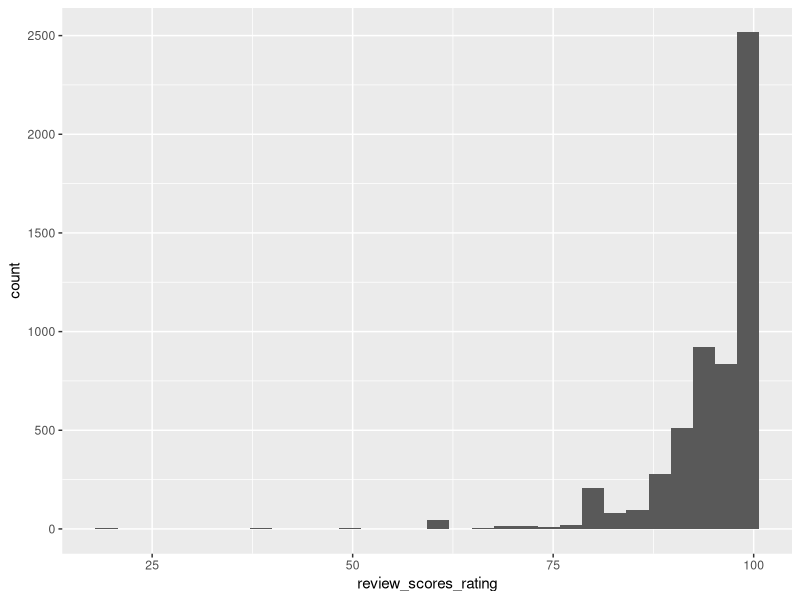
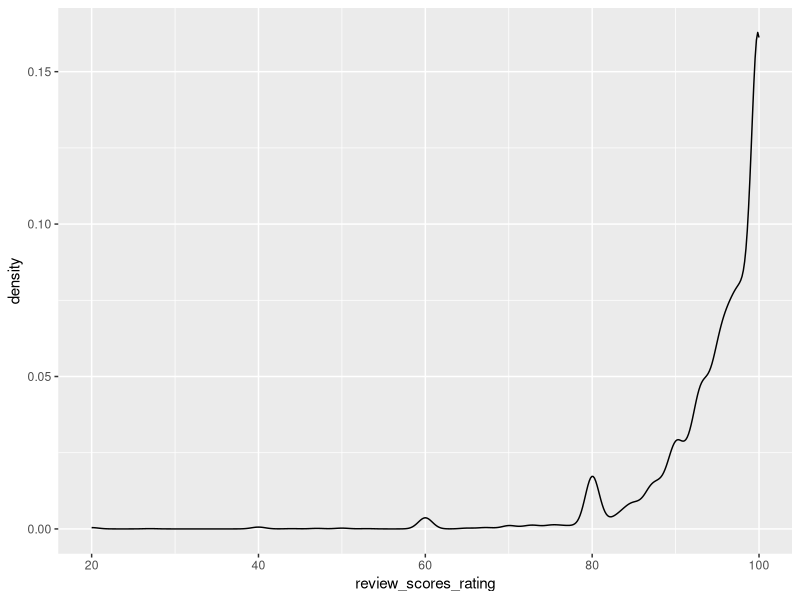
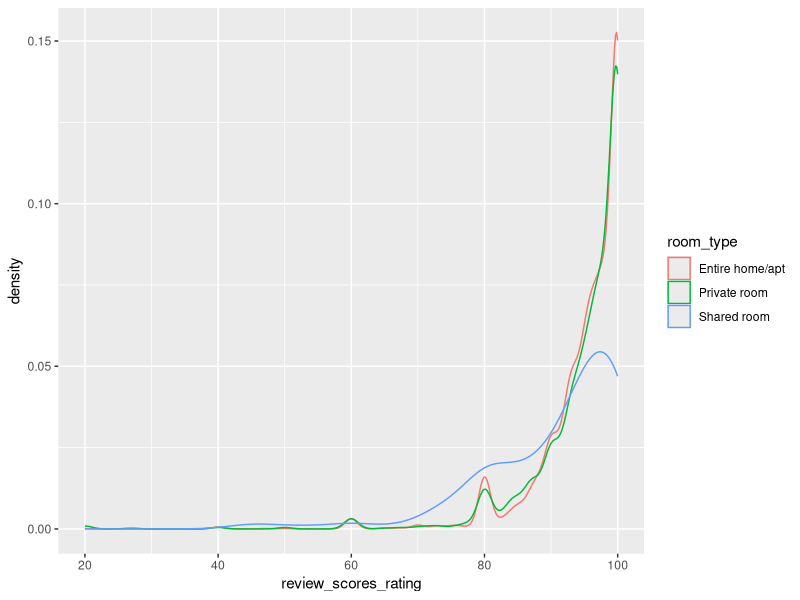
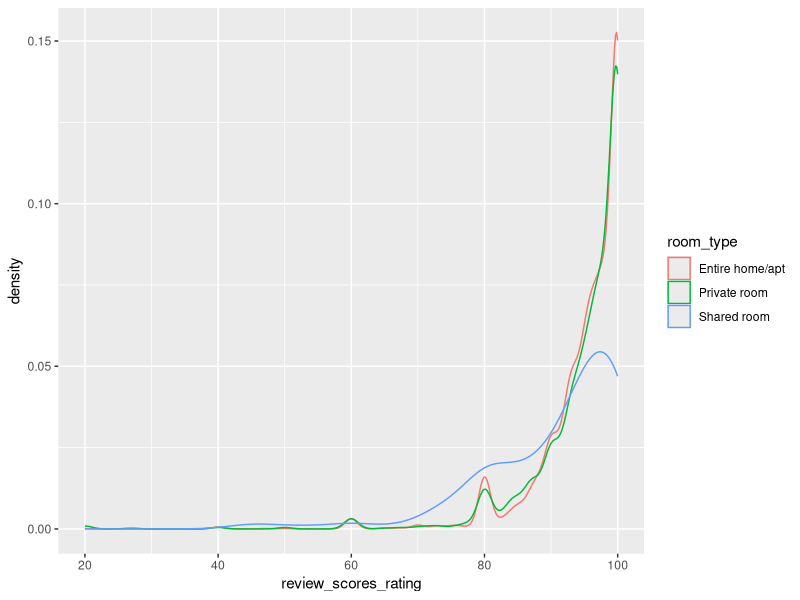

R code for these plots, in order:
## ---- chunk 1
knitr::opts_chunk$set(echo = TRUE)
## ---- chunk 2
# Purpose: Exploratory data analysis of airbnb data
# Author: Nuvan Rathnayaka
# Date: September 2018

# Setup -----------------------------------------------------------
library(tidyverse)

# Data Import ------------------------------------------------------
airbnb_dc <- read_csv("data/listings.csv") #Since I'm using an RStudio project, I only have to specify the path relative to the top directory

## ---- chunk 3
# Some useful functions  ----------------------------------------
dim(airbnb_dc)
head(airbnb_dc)
str(airbnb_dc)

## ---- chunk 4
# Categorical Variables  ----------------------------------------
table(airbnb_dc$property_type)
## ---- chunk 5
sort(table(airbnb_dc$property_type), decreasing=TRUE)
## ---- chunk 6
property_type_table <- table(airbnb_dc$property_type)
sort(property_type_table, decreasing = TRUE)
## ---- chunk 7
airbnb_dc$price > 500 #Note that since we're not assigning this vector to a variable, R displays it, but doesn't save it as an object in the environment.
## ---- chunk 8
table(airbnb_dc$price > 500)
## ---- chunk 9
with(airbnb_dc, table(property_type, price > 500))
## ---- chunk 10
# Continuous Variables  ----------------------------------------

mean(airbnb_dc$price)
sd(airbnb_dc$price)
min(airbnb_dc$price)

median(airbnb_dc$price)

max(airbnb_dc$price)

## ---- chunk 11

with(airbnb_dc, cor(price, number_of_reviews))

## ---- chunk 12
# Continuous Variables  ----------------------------------------


sum(is.na(airbnb_dc$review_scores_rating)) #summing a logical (TRUE/FALSE) vector counts the number of TRUE values



## ---- chunk 13

colSums(is.na(airbnb_dc))

## ---- chunk 14
mean(airbnb_dc$review_scores_rating)
with(airbnb_dc, cor(review_scores_rating, reviews_per_month))
## ---- chunk 15

lm(review_scores_rating~price, data=airbnb_dc)
## ---- chunk 16
mean(airbnb_dc$review_scores_rating, na.rm=TRUE)
with(airbnb_dc, cor(review_scores_rating, reviews_per_month, use="pairwise.complete.obs"))
## ---- chunk 17
ggplot(airbnb_dc, aes(x=review_scores_rating)) + geom_histogram()

## ---- chunk 18
ggplot(airbnb_dc, aes(x=review_scores_rating)) + geom_density()

## ---- chunk 19

ggplot(airbnb_dc, aes(x=review_scores_rating, color=room_type)) + geom_density()

## ---- chunk 20

ggplot(airbnb_dc, aes(x=review_scores_rating, color=room_type)) + geom_density()

